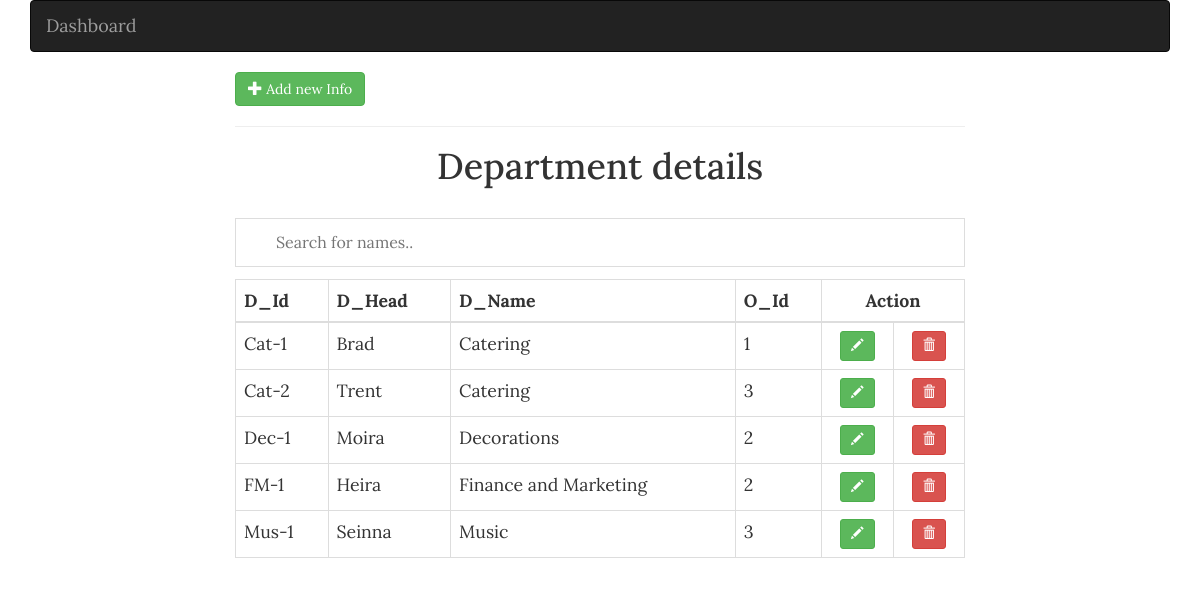
The app's page /admin/department/depList.php with its own data.
### tables this page shows
CREATE TABLE `department` (
  `D_Id` varchar(250) NOT NULL,
  `D_Head` varchar(50) NOT NULL,
  `D_Name` varchar(50) NOT NULL,
  `O_Id` varchar(250) NOT NULL
);

### admin/department/depLogic.php (called while the page is built, shortened)
<?php
  function getAllRoles(){
    $sql = "SELECT d_id,d_head,d_name,o_id FROM department";
    $dept = getMultipleRecords($sql);
    return $dept;
  }

### config.php (called while the page is built, shortened)
<?php
	$conn = new mysqli("localhost", "root", "", "event");
	function getMultipleRecords($sql, $types = null, $params = []) {
  global $conn;
  $stmt = $conn->prepare($sql);
  $stmt->execute();
  $result = $stmt->get_result();
  $user = $result->fetch_all(MYSQLI_ASSOC);
  return $user;
}
?>

### admin/department/depList.php (the view, shortened to what this page needs)
<?php include('../../config.php') ?>
<?php include(ROOT_PATH . '/admin/department/depLogic.php') ?>
<?php
  $dept = getAllRoles();
?>
<!DOCTYPE html>
<html>
<head>
  <link rel="stylesheet" href="https://cdnjs.cloudflare.com/ajax/libs/twitter-bootstrap/3.3.7/css/bootstrap.min.css" />
  <link rel="stylesheet" href="../../static/css/style.css">
</head>
<body>
  <?php include(INCLUDE_PATH . "/layouts/admin_navbar.php") ?>
  <div class="col-md-8 col-md-offset-2">
    <a href="depForm.php" class="btn btn-success">
      <span class="glyphicon glyphicon-plus"></span>
      Add new Info
    </a>
    <hr>
    <h1 class="text-center">Department details</h1>
    <br />
    <?php if (isset($dept)): ?>
      <input type="text" id="myInput" onkeyup="myFunction()" placeholder="Search for names..">
      <table class="table table-bordered" id="myTable_d">
        <thead>
          <tr>
            <th>D_Id</th>
            <th>D_Head</th>
            <th>D_Name</th>
            <th>O_Id</th>
            <th class="text-center" colspan=2>Action</th>
          </tr>
        </thead>
        <tbody>
          <?php foreach ($dept as $key => $value): ?>
            <tr>
              <td><?php echo $value['d_id'] ?></td>
              <td><?php echo $value['d_head'] ?></td>
              <td><?php echo $value['d_name'] ?></td>
              <td><?php echo $value['o_id'] ?></td>
              <td class="text-center">
                <a href="<?php echo BASE_URL ?>admin/department/depForm.php?edit_role=<?php echo $value['d_id'] ?>" class="btn btn-sm btn-success">
                  <span class="glyphicon glyphicon-pencil"></span>
                </a>
              </td>
              <td class="text-center">
                <a href="<?php echo BASE_URL ?>admin/department/depForm.php?delete_role=<?php echo $value['d_id'] ?>" class="btn btn-sm btn-danger">
                  <span class="glyphicon glyphicon-trash"></span>
                </a>
              </td>
            </tr>
          <?php endforeach; ?>
        </tbody>
      </table>
    <?php else: ?>
      <h2 class="text-center">No info in table</h2>
    <?php endif; ?>
  </div>
  <?php include(INCLUDE_PATH . "/layouts/footer.php") ?>
</body>
</html>

### assets/css/style.css (style rules this page uses)
* { font-family: 'Lora', serif; font-size: 1.04em; }

### admin/department/depList.php (style rules this page uses)
#myInput { background-image: url('/css/searchicon.png'); background-position: 10px 12px; background-repeat: no-repeat; width: 100%; font-size: 16px; padding: 12px 20px 12px 40px; border: 1px solid #ddd; margin-bottom: 12px; }

### records on screen
department: D_Id "Cat-1", D_Head "Brad", D_Name "Catering", O_Id "1"
department: D_Id "Cat-2", D_Head "Trent", D_Name "Catering", O_Id "3"
department: D_Id "Dec-1", D_Head "Moira", D_Name "Decorations", O_Id "2"
department: D_Id "FM-1", D_Head "Heira", D_Name "Finance and Marketing", O_Id "2"
department: D_Id "Mus-1", D_Head "Seinna", D_Name "Music", O_Id "3"
